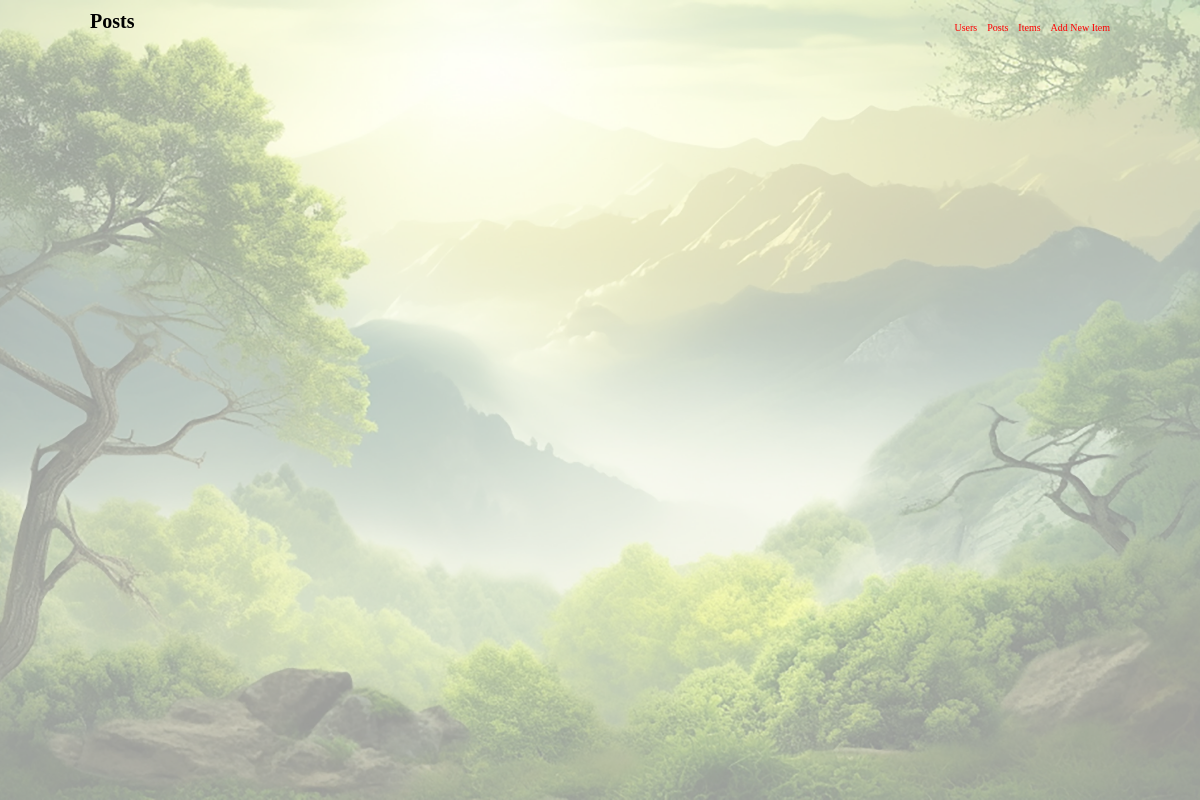
Page /crud/posts/ on the earlier database version.
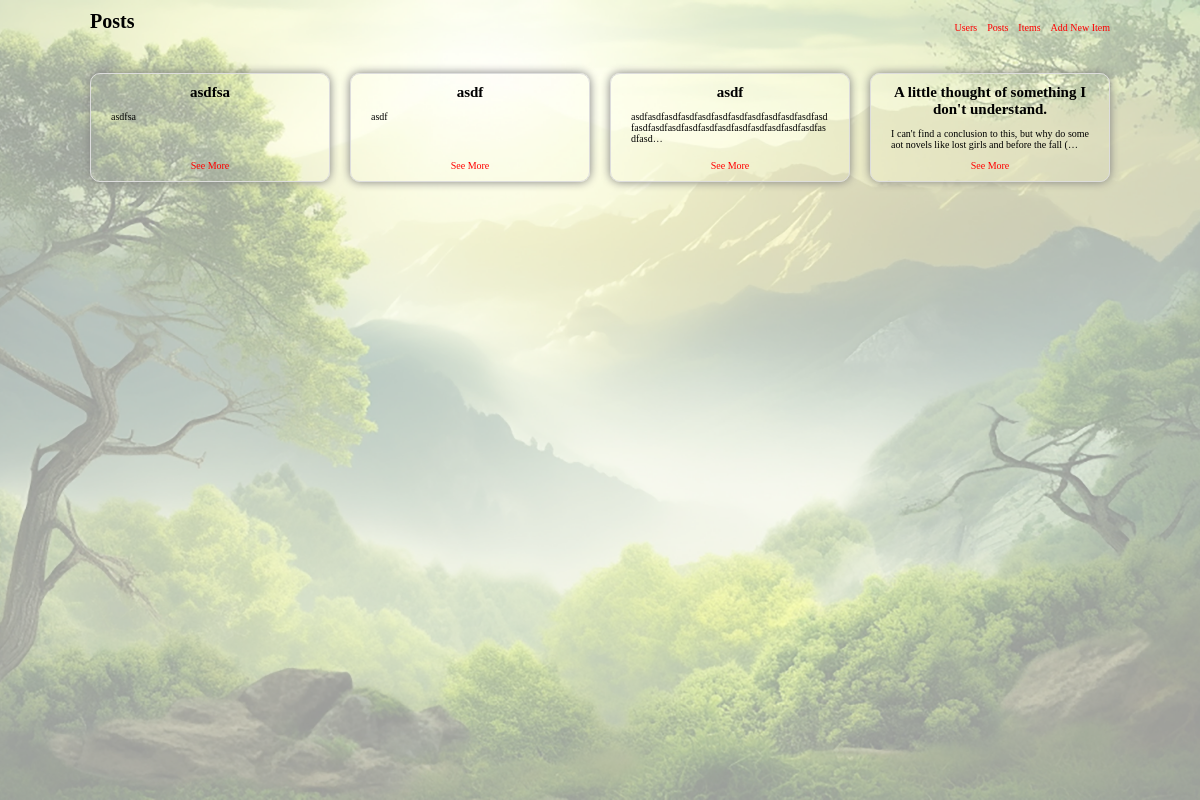
Same page on the later database version.
### crud/models.py (models this page shows, shortened)
class Post(models.Model):
  id = models.PositiveIntegerField(primary_key=True)
  title = models.CharField(max_length = 50)
  description = models.TextField()

### crud/views.py (the view)
# urls.py: path("posts/", views.get_posts, name = 'posts'),
def get_posts(request):
  posts = Post.objects.all()
  return render(request, "posts.html", {"posts": posts})

### templates/posts.html
{% extends 'index.html' %}
{% load static %}
{% block title %} Posts {% endblock %}
{% block content %}
<div style="display: grid; grid-template-columns: repeat(4, 1fr); gap: 20px;">
  {% for post in posts %}
  <div class="post-card">
    <h1 class="post-title">{{ post.title }}</h1>
    <p class="post-description">
      {{ post.description|truncatechars:100 }}
    </p>
    <a class="post-card__link" href="{% url 'post' post.id %}">See More</a>
  </div>
  {% endfor %}
</div>
{% endblock %}

Differences in the rows shown:
added Post: title "asdfsa", description "asdfsa"
added Post: title "asdf", description "asdf"
added Post: title "asdf", description "asdfasdfasdfasdfasdfasdfasdfasdfasdfasdfasdfasdfasdfasdfasdfasdfasdfasdfasdfasdfasdfasdfasdfasdfasd…"
added Post: title "A little thought of something I don't understand.", description "I can't find a conclusion to this, but why do some aot novels like lost girls and before the fall (…"
